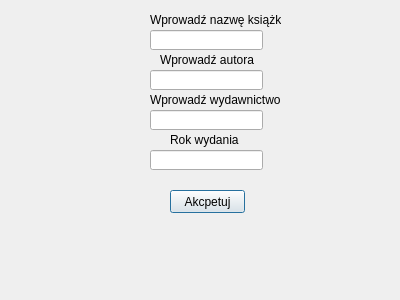
<?xml version="1.0" encoding="UTF-8"?>
<ui version="4.0">
 <class>Dodaj_ksiazke</class>
 <widget class="QDialog" name="Dodaj_ksiazke">
  <property name="geometry">
   <rect>
    <x>0</x>
    <y>0</y>
    <width>400</width>
    <height>300</height>
   </rect>
  </property>
  <property name="windowTitle">
   <string>Dialog</string>
  </property>
  <widget class="QLineEdit" name="lineEdit">
   <property name="geometry">
    <rect>
     <x>150</x>
     <y>30</y>
     <width>113</width>
     <height>20</height>
    </rect>
   </property>
  </widget>
  <widget class="QLineEdit" name="lineEdit_2">
   <property name="geometry">
    <rect>
     <x>150</x>
     <y>70</y>
     <width>113</width>
     <height>20</height>
    </rect>
   </property>
  </widget>
  <widget class="QLineEdit" name="lineEdit_3">
   <property name="geometry">
    <rect>
     <x>150</x>
     <y>110</y>
     <width>113</width>
     <height>20</height>
    </rect>
   </property>
  </widget>
  <widget class="QLineEdit" name="lineEdit_4">
   <property name="geometry">
    <rect>
     <x>150</x>
     <y>150</y>
     <width>113</width>
     <height>20</height>
    </rect>
   </property>
  </widget>
  <widget class="QLabel" name="label">
   <property name="geometry">
    <rect>
     <x>150</x>
     <y>10</y>
     <width>131</width>
     <height>20</height>
    </rect>
   </property>
   <property name="text">
    <string>Wprowadź nazwę książki</string>
   </property>
  </widget>
  <widget class="QLabel" name="label_2">
   <property name="geometry">
    <rect>
     <x>160</x>
     <y>50</y>
     <width>131</width>
     <height>20</height>
    </rect>
   </property>
   <property name="text">
    <string>Wprowadź autora</string>
   </property>
  </widget>
  <widget class="QLabel" name="label_3">
   <property name="geometry">
    <rect>
     <x>150</x>
     <y>90</y>
     <width>131</width>
     <height>20</height>
    </rect>
   </property>
   <property name="text">
    <string>Wprowadź wydawnictwo</string>
   </property>
  </widget>
  <widget class="QLabel" name="label_4">
   <property name="geometry">
    <rect>
     <x>170</x>
     <y>130</y>
     <width>131</width>
     <height>20</height>
    </rect>
   </property>
   <property name="text">
    <string>Rok wydania</string>
   </property>
  </widget>
  <widget class="QPushButton" name="pushButton">
   <property name="geometry">
    <rect>
     <x>170</x>
     <y>190</y>
     <width>75</width>
     <height>23</height>
    </rect>
   </property>
   <property name="text">
    <string>Akcpetuj</string>
   </property>
  </widget>
 </widget>
 <resources/>
 <connections/>
</ui>
